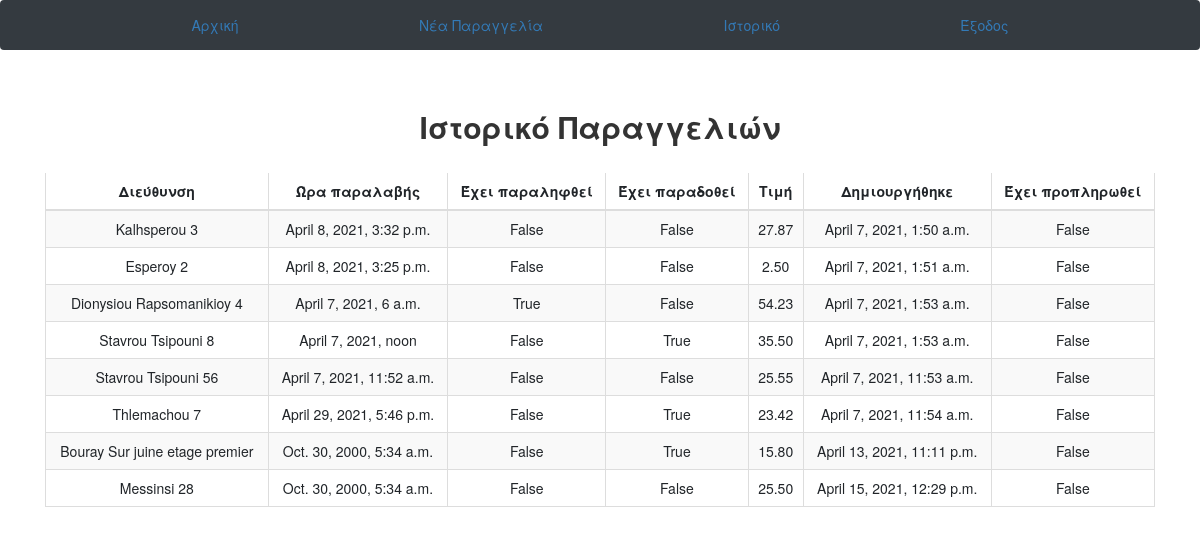
Page /orders/ (signed in) on the committed database.
### driver/models.py (models this page shows)
class order(models.Model):
    time_to_pickup  = models.DateTimeField (blank=False)
    adress_to       = models.CharField(max_length=1024)
    price           = models.DecimalField(max_digits=7, decimal_places=2)
    created_on      = models.DateTimeField(auto_now_add=True)
    finished_on     = models.DateTimeField(auto_now=True)
    running_now     = models.BooleanField(default=False) #isPickedup
    store           = models.ForeignKey(store, on_delete=models.CASCADE)
    isDelivered     = models.BooleanField(default=False)
    isPaid          = models.BooleanField(default=False)

### store/views.py (the view)
# urls.py: path('orders/', today_orders_list),
def today_orders_list(request):
    user=request.user
    today=datetime.today()
    mystore=store.objects.get(user_id=user)
    queryset=order.objects.filter(store=mystore)
    context ={
        "object_list": queryset
    }
    return render(request, "order_list.html", context)
    from django.utils import timezone

### templates/order_list.html (shortened to what this page needs)
{% extends 'base.html' %}
{% block content %}
<link rel="stylesheet" href="https://maxcdn.bootstrapcdn.com/bootstrap/3.3.6/css/bootstrap.min.css" />
<link rel="stylesheet" href="https://cdn.datatables.net/1.10.12/css/dataTables.bootstrap.min.css" />
<br>
<div class="container">
    <h2 align="center" class="brand-text"><b>Ιστορικό Παραγγελιών</b></h2>
    <br />
    <div class="table-responsive">
         <table id="customer_data" class="table table-striped table-bordered">
    <thead>
        <tr>
            <td><b>Διεύθυνση</b></td>
            <td><b>Ώρα παραλαβής</b></td>
            <td><b>Έχει παραληφθεί</b></td>
            <td><b>Έχει παραδοθεί</b></td>
            <td><b>Τιμή</b></td>
            <td><b>Δημιουργήθηκε</b></td>
            <td><b>Έχει προπληρωθεί</b></td>
        </tr>
    </thead>
         <tbody>
            {% for instance in object_list %}
    <tr>
        <td>{{instance.adress_to}}</td>
        <td>{{instance.time_to_pickup}}</td>
        <td>{{instance.running_now}}</td>
        <td>{{instance.isDelivered}}</td>
        <td>{{instance.price}}</td>
        <td>{{instance.created_on}}</td>
        <td>{{instance.isPaid}}</td>
    </tr>
    {% endfor%}
</tbody>
</table>
</div>
</div>
{% endblock %}

### templates/base.html (style rules this page uses)
td { text-align: center; vertical-align: middle; margin:auto }
tr { text-align: center; vertical-align: middle; }

### rows in the picture
order: adress_to "Kalhsperou 3", time_to_pickup "April 8, 2021, 3:32 p.m.", running_now "False", isDelivered "False", price "27.87", created_on "April 7, 2021, 1:50 a.m.", isPaid "False"
order: adress_to "Esperoy 2", time_to_pickup "April 8, 2021, 3:25 p.m.", running_now "False", isDelivered "False", price "2.50", created_on "April 7, 2021, 1:51 a.m.", isPaid "False"
order: adress_to "Dionysiou Rapsomanikioy 4", time_to_pickup "April 7, 2021, 6 a.m.", running_now "True", isDelivered "False", price "54.23", created_on "April 7, 2021, 1:53 a.m.", isPaid "False"
order: adress_to "Stavrou Tsipouni 8", time_to_pickup "April 7, 2021, noon", running_now "False", isDelivered "True", price "35.50", created_on "April 7, 2021, 1:53 a.m.", isPaid "False"
order: adress_to "Stavrou Tsipouni 56", time_to_pickup "April 7, 2021, 11:52 a.m.", running_now "False", isDelivered "False", price "25.55", created_on "April 7, 2021, 11:53 a.m.", isPaid "False"
order: adress_to "Thlemachou 7", time_to_pickup "April 29, 2021, 5:46 p.m.", running_now "False", isDelivered "True", price "23.42", created_on "April 7, 2021, 11:54 a.m.", isPaid "False"
order: adress_to "Bouray Sur juine etage premier", time_to_pickup "Oct. 30, 2000, 5:34 a.m.", running_now "False", isDelivered "True", price "15.80", created_on "April 13, 2021, 11:11 p.m.", isPaid "False"
order: adress_to "Messinsi 28", time_to_pickup "Oct. 30, 2000, 5:34 a.m.", running_now "False", isDelivered "False", price "25.50", created_on "April 15, 2021, 12:29 p.m.", isPaid "False"
